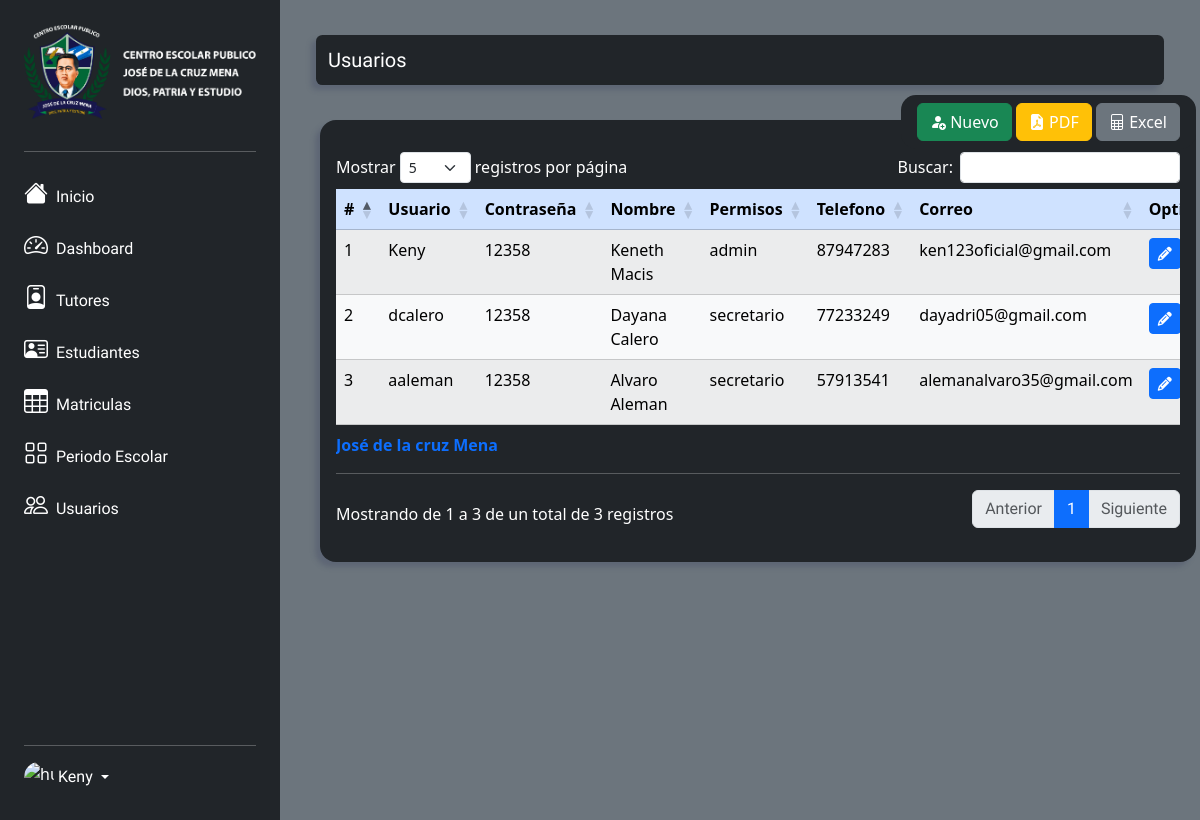
The page /views/users.view.php (signed in) on the database its author committed.
### tables this page shows
CREATE TABLE USERS (
    ID_USER INT PRIMARY KEY AUTO_INCREMENT,
    FK_Tipo_User INT NOT NULL,
    Usuario VARCHAR(20) NOT NULL,
    Contrasena INT NOT NULL,
    Pri_Nombre VARCHAR(20) NOT NULL,
    Seg_Nombre VARCHAR(20),
    Pri_Apellido VARCHAR(20) NOT NULL,
    Seg_Apellido VARCHAR(20),
    Telefono INT(8),
    Correo_Electronico VARCHAR(45) NOT NULL,
    imagen varchar(250),
    constraint pk_Tipos_Users_id foreign key (FK_Tipo_User) references Tipos_Users(ID_Tipo) on update cascade on delete cascade
);

CREATE TABLE Tipos_Users (
	ID_Tipo INT PRIMARY KEY AUTO_INCREMENT,
    Tipo ENUM('admin', 'secretario') NOT NULL
);

### models/USERS.model.php (called while the page is built, shortened)
<?php
require_once '../models/conexion.model.php';
class Users
{
    private $objetoConexion;
    public function __construct()
    {
        $this->objetoConexion = new Conexion();
    }
    public function read()
    {
        try {
            $consulta = "CALL sp_read_user();";
            return $this->objetoConexion->consultar($consulta);
        } catch (Exception $e) {
            echo "Error en la cansulta: " . $e->getMessage();
            return false;
        }
    }
}

### models/conexion.model.php (called while the page is built, shortened)
<?php
class Conexion{
    private $server;
    private $user;
    private $pwd;
    private $bd;
    function __construct(){
        $this->server = 'localhost';
        $this->user = 'root';
        $this->bd = 'gestion_escolar_jdlcm';
        $this->pwd = '';
    }
    public function conectar(){
        $this->mysqli = new mysqli($this->server,$this->user,$this->pwd,$this->bd);
        if($this->mysqli->connect_errno){
            echo "No se pudo conectar con la base de datos: ".$this->mysqli->connect_error;
            return 0;
        }else{
            return $this->mysqli;
        }
    }
    public function consultar($query){
        $result = mysqli_query($this->conectar(), $query);
        return $result;
    }
}

### template/tables/table.users.php (shortened to what this page needs)
<div class="bg-dark rounded-4 Contenedor-List col">
    <div class="botones">
        <button type="button" class="btn btn-success" data-bs-toggle="modal" data-bs-target="#modal_new_user">
            <i class="bi bi-person-fill-add"></i>
            Nuevo
        </button>
        <button type="button" class="btn btn-warning" style="color: white">
            <i class="bi bi-file-earmark-pdf-fill"></i>
            PDF
        </button>
        <button type="button" class="btn btn-secondary" style="color: white">
        <i class="bi bi-file-spreadsheet"></i>
            Excel
        </button>
    </div>
    <div class="table-responsive">
        <table id="datatable" class="table table-striped table-responsive table-light table-hover">
            <caption>
                José de la cruz Mena
                <hr class="mt-3 mb-0 mx-0">
            </caption>
            <thead class="m-4 table-primary">
                <tr>
                    <th class="centered ">#</th>
                    <th class="centered">Usuario</th>
                    <th class="centered">Contraseña</th>
                    <th class="centered">Nombre</th>
                    <th class="centered">Permisos</th>
                    <th class="centered">Telefono</th>
                    <th class="centered">Correo</th>
                    <th class="centered">Options</th>
                </tr>
            </thead>
            <tbody>
                <?php
                $objUser = new Users();
                $allUsers = $objUser->read();
                $numRows = mysqli_num_rows($allUsers);
                for ($i = 0; $i < $numRows; $i++) {
                    $user = mysqli_fetch_assoc($allUsers);
                ?>
                    <tr>
                        <td><?= $user["ID_USER"] ?></td>
                        <td><?= $user["Usuario"] ?></td>
                        <td><?= $user["Contrasena"] ?></td>
                        <td><?= $user["Pri_Nombre"] . ' ' . $user["Pri_Apellido"] ?></td>
                        <td><?= $user["Permisos"] ?></td>
                        <td><?= $user["Telefono"] ?></td>
                        <td><?= $user["Correo_Electronico"] ?></td>
                        <td>
                            <button class="btn btn-sm btn-primary edit-button" data-bs-toggle="modal" data-bs-target="#modal_edit_user<?= $user["ID_USER"];?>"><i class="fa-solid fa-pencil"></i></button>
                        </td>
                    </tr>
                <?php } ?>
            </tbody>
        </table>
    </div>
</div>

### css/style.matricula.css (style rules this page uses)
caption { color: #0D6EFD !important; font-weight: bold; }
.Contenedor-List { box-shadow: -5px 5px 5px rgba(73, 80, 104, 0.4) !important; width: 73vw !important; margin: 0 3% 0 0; position: absolute; top: 120px; left: 320px; padding: 2rem 1rem; border-radius: 25px; }
hr { color: white; width: 100%; }

### css/style.botones.css (style rules this page uses)
.botones { position: absolute; top: -25px; right: 0px; padding: 0.5rem 1rem; background-color: #212529; border-radius: 15px; }

### rows shown on the page
users: ID_USER "1", Usuario "Keny", Contrasena "12358", Pri_Nombre "Keneth", Pri_Apellido "Macis", FK_Tipo_User.Tipo "admin", Telefono "87947283", Correo_Electronico "ken123oficial@gmail.com"
users: ID_USER "2", Usuario "dcalero", Contrasena "12358", Pri_Nombre "Dayana", Pri_Apellido "Calero", FK_Tipo_User.Tipo "secretario", Telefono "77233249", Correo_Electronico "dayadri05@gmail.com"
users: ID_USER "3", Usuario "aaleman", Contrasena "12358", Pri_Nombre "Alvaro", Pri_Apellido "Aleman", FK_Tipo_User.Tipo "secretario", Telefono "57913541", Correo_Electronico "alemanalvaro35@gmail.com"

### other values the page prints
$_SESSION['usuarioautenticado']['Usuario'] "Keny"
